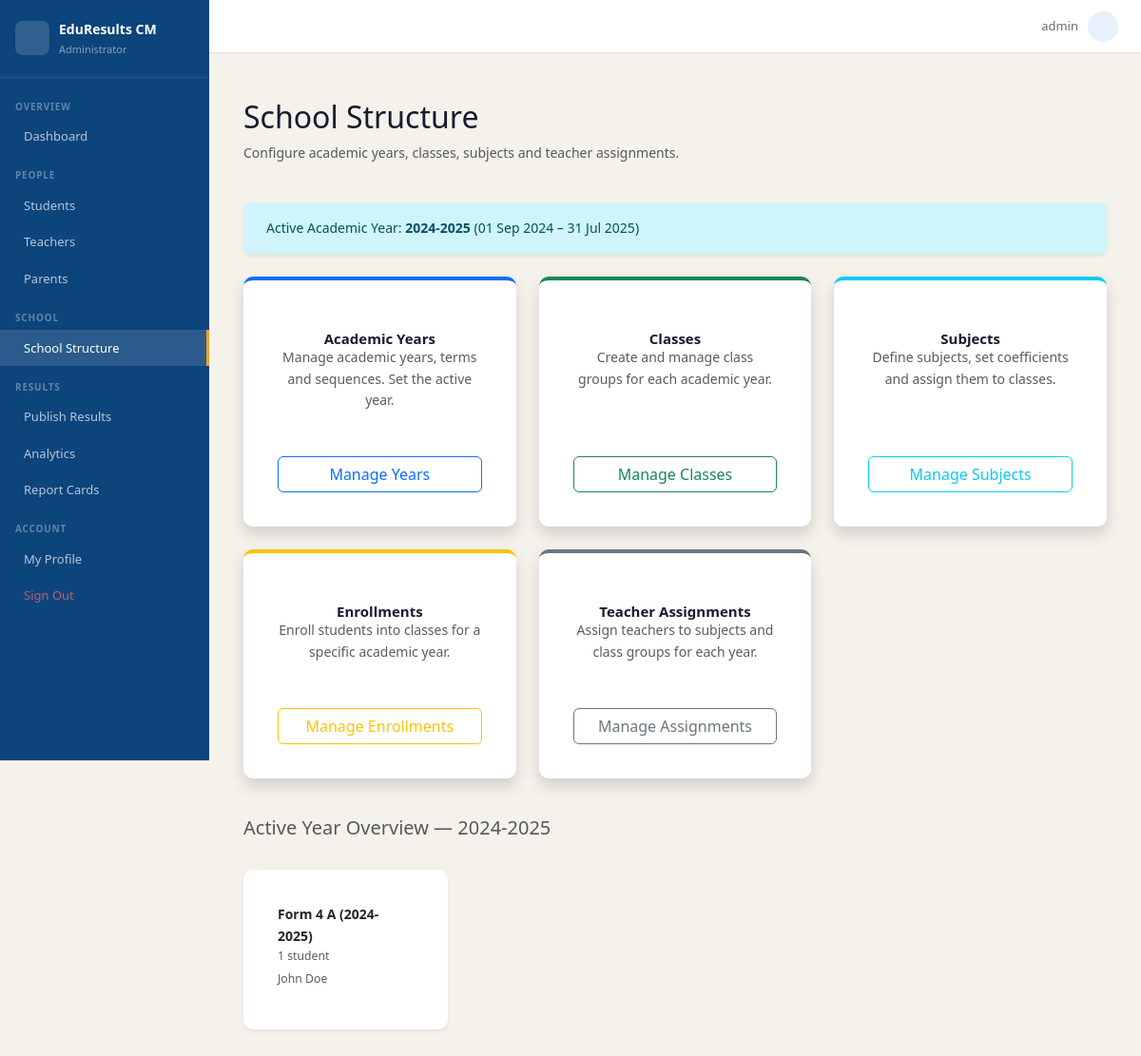
The page /school/structure/ (signed in) on the database as committed earlier.
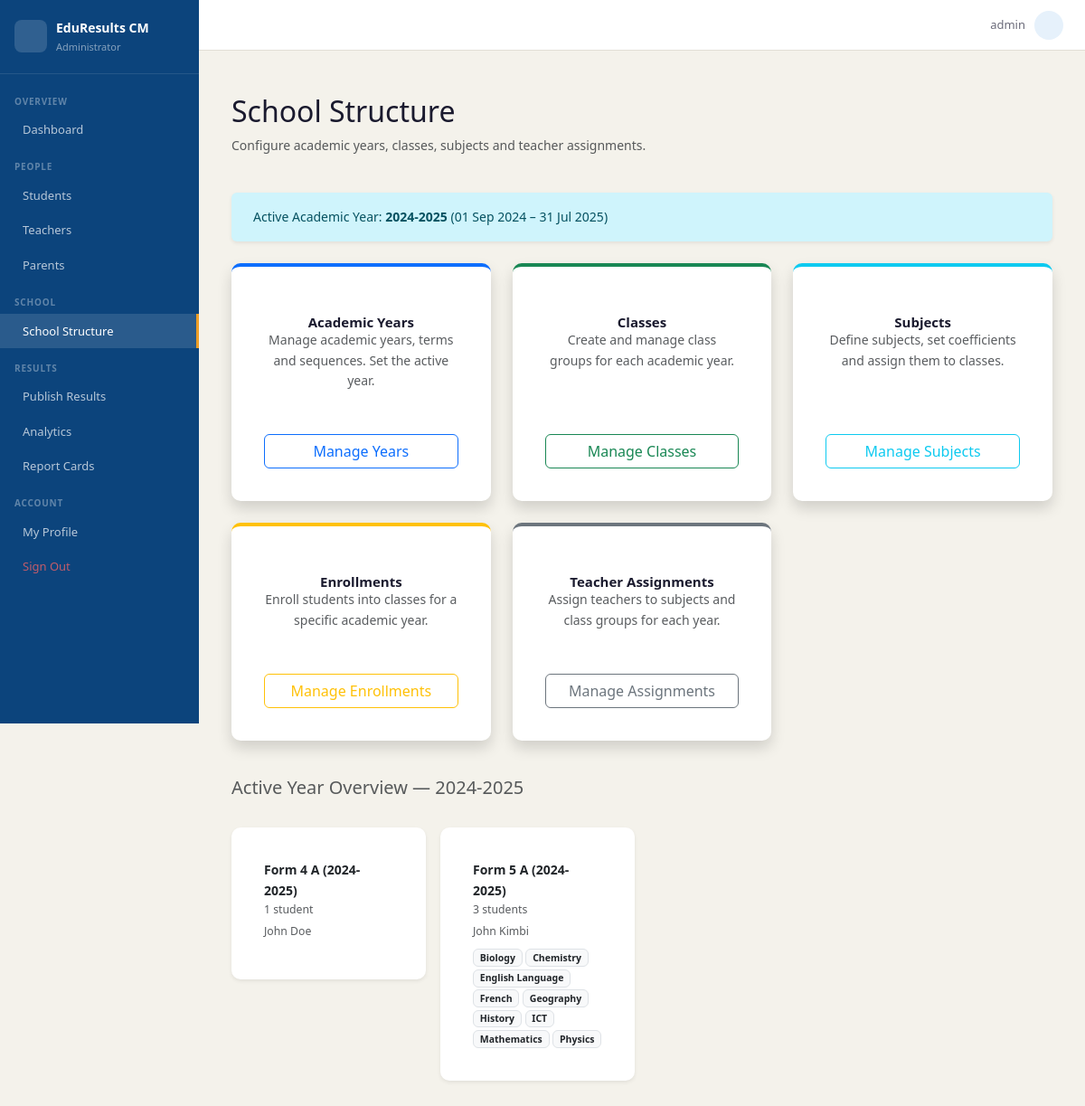
The same page on the database as committed later.
### school/models.py (models this page shows, shortened)
class Class(models.Model):
    academic_year = models.ForeignKey(AcademicYear, on_delete=models.CASCADE,
                                      related_name='classes')
    level         = models.CharField(max_length=20, choices=CLASS_LEVELS)
    suffix        = models.CharField(max_length=3, blank=True)   # e.g. "A", "B"
    class_teacher = models.ForeignKey(Teacher, null=True, blank=True,
                                      on_delete=models.SET_NULL,
                                      related_name='class_teacher_of')
    def __str__(self):
        return f"{self.level}{' ' + self.suffix if self.suffix else ''} ({self.academic_year})"
    class Meta:
        ordering = ['academic_year', 'level', 'suffix']
        verbose_name_plural = 'Classes'

class AcademicYear(models.Model):
    label      = models.CharField(max_length=20)        # e.g. "2024-2025"
    start_date = models.DateField()
    end_date   = models.DateField()
    is_active  = models.BooleanField(default=False)
    def __str__(self):
        return self.label
    class Meta:
        ordering = ['-start_date']

class Subject(models.Model):
    LANGUAGE_CHOICES = [
        ('english',   'English'),
        ('french',    'French'),
        ('bilingual', 'Bilingual'),
    ]
    name        = models.CharField(max_length=100)
    coefficient = models.PositiveIntegerField(default=1)
    language    = models.CharField(max_length=10, choices=LANGUAGE_CHOICES,
                                   default='english')
    classes     = models.ManyToManyField(Class, related_name='subjects', blank=True)
    class Meta:
        ordering = ['name']

### accounts/models.py (models this page shows, shortened)
class Teacher(models.Model):
    user           = models.OneToOneField(User, on_delete=models.CASCADE,
                                          related_name='teacher_profile')
    staff_id       = models.CharField(max_length=20, unique=True)
    specialisation = models.CharField(max_length=100, blank=True)

class User(AbstractUser):
    ROLE_CHOICES = [
        ('admin',   'Administrator'),
        ('teacher', 'Teacher'),
        ('student', 'Student'),
        ('parent',  'Parent'),
    ]
    role = models.CharField(max_length=10, choices=ROLE_CHOICES, default='student')
    def is_admin(self):   return self.role == 'admin'

### school/views.py (the view)
# urls.py: path('structure/', views.school_structure, name='structure'),
@login_required
@role_required('admin')
def school_structure(request):
    active_year = AcademicYear.objects.filter(is_active=True).first()
    classes = []
    if active_year:
        classes = Class.objects.filter(academic_year=active_year).prefetch_related('subjects', 'enrollments')
    return render(request, 'school/structure.html', {
        'active_year': active_year,
        'classes': classes,
    })

### templates/school/structure.html (shortened to what the changed rows need)
{% extends 'base.html' %}
{% block content %}
<div class="container mt-4">
    <div class="row mb-4 align-items-center">
        <div class="col">
            <h2>School Structure</h2>
        </div>
    </div>
    {% if active_year %}
    <div class="row g-3 mt-4">
        {% for cls in classes %}
        <div class="col-md-3">
            <div class="card border-0 shadow-sm">
                <div class="card-body">
                    <div class="fw-bold">{{ cls }}</div>
                    <div class="text-muted small">
                        {{ cls.enrollments.count }} student{{ cls.enrollments.count|pluralize }}
                    </div>
                    {% if cls.class_teacher %}
                    <div class="text-muted small mt-1">
                         {{ cls.class_teacher.user.get_full_name }}
                    </div>
                    {% endif %}
                    <div class="mt-2">
                        {% for subj in cls.subjects.all %}
                        <span class="badge bg-light text-dark border">{{ subj.name }}</span>
                        {% endfor %}
                    </div>
                </div>
            </div>
        </div>
        {% endfor %}
    </div>
    {% endif %}
</div>
{% endblock %}

Rows that differ between the two databases and show on the page:
added Class: level+suffix+academic_year "Form 5 A (2024-2025)", enrollments.count "3", class_teacher.user.get_full_name "John Kimbi"
added Subject: name "Biology"
added Subject: name "Chemistry"
added Subject: name "English Language"
added Subject: name "French"
added Subject: name "Geography"
added Subject: name "History"
added Subject: name "ICT"
now on this page (row unchanged): Subject: name "Mathematics"
added Subject: name "Physics"
